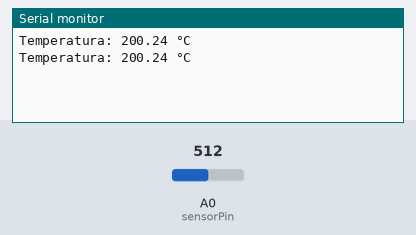
Bench run of a sketch on a simulated Arduino Uno, built with avr-gcc and run on an emulated ATmega328P. On the bench: the last lines printed to the serial monitor. Inputs (shaded band) come from the test bench; at power-on: A0 (sensorPin) = 512.

Above: at 1.8 s.
1.9 s: A0 (sensorPin) set to 716
At 2.6 s:
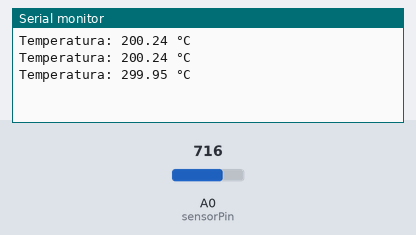
3.4 s: A0 (sensorPin) set to 900
At 4.8 s:
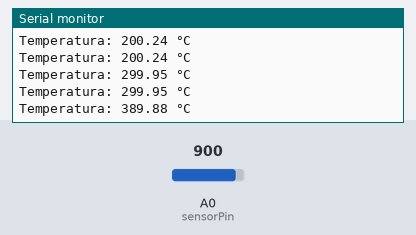
Timing chart, 0 to 6.4 s (numbered marks = the images above; inputs shaded):
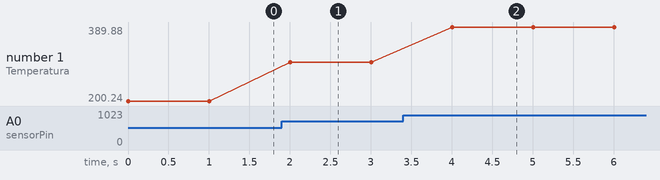

The sketch:

SensorTemperatura.ino
```cpp
// Definir el pin al que está conectado el sensor de temperatura
const int sensorPin = A0;

void setup() {
  // Inicializar comunicación serial a 9600 baudios
  Serial.begin(9600);
}

void loop() {
  // Leer el valor analógico del sensor de temperatura
  int sensorValue = analogRead(sensorPin);

  // Convertir el valor leído en voltaje
  float voltage = sensorValue * (5.0 / 1023.0);

  // Convertir el voltaje en grados Celsius
  float temperatureC = (voltage - 0.5) * 100.0;

  // Mostrar la temperatura en el monitor serial
  Serial.print("Temperatura: ");
  Serial.print(temperatureC);
  Serial.println(" °C");

  // Esperar un breve periodo de tiempo antes de volver a leer el sensor
  delay(1000);
}
```

Measured:
- after the input at 1.9 s, the serial monitor: prints a new line after 0.10 s (image 1)
- after the input at 3.4 s, the serial monitor: prints a new line after 0.60 s (image 2)
- plotted number 1: 200.24 → 299.95 after the input at 1.9 s, 299.95 → 389.88 after the input at 3.4 s
